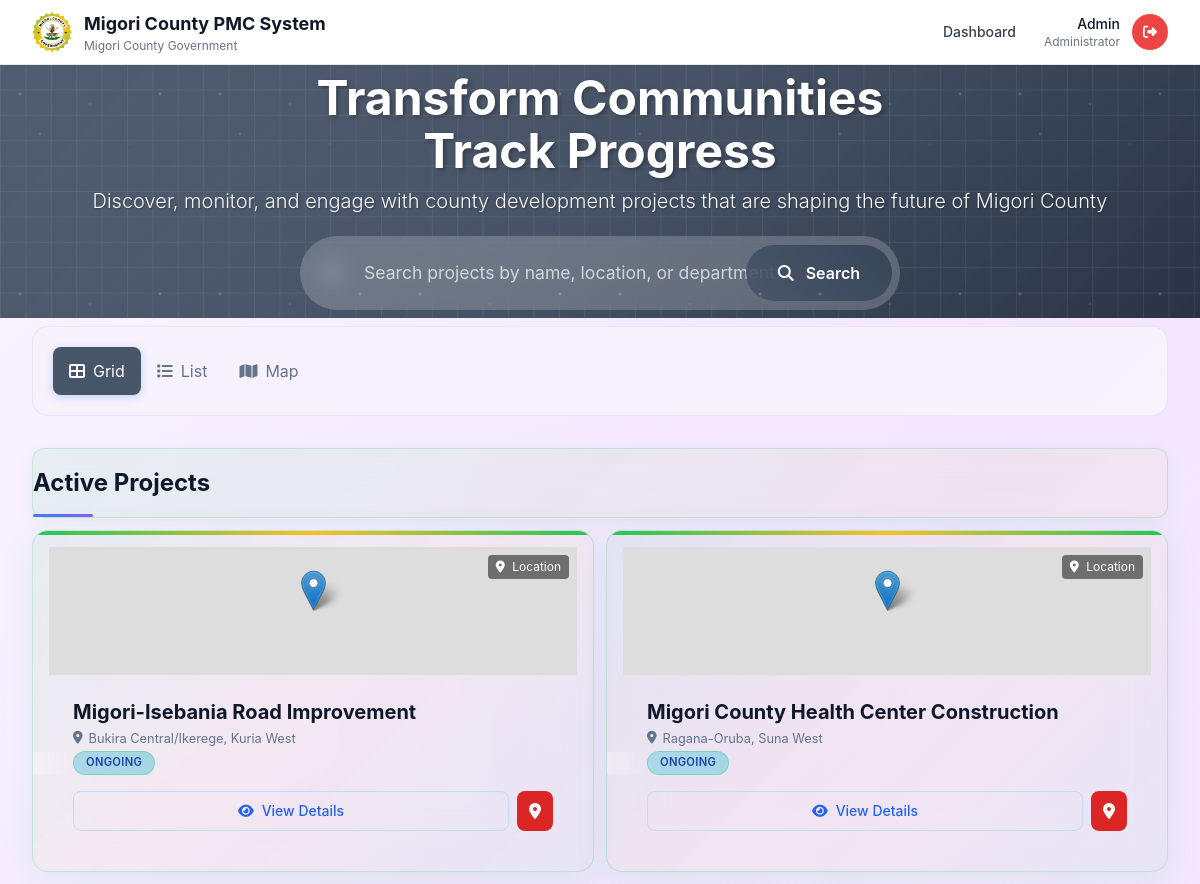
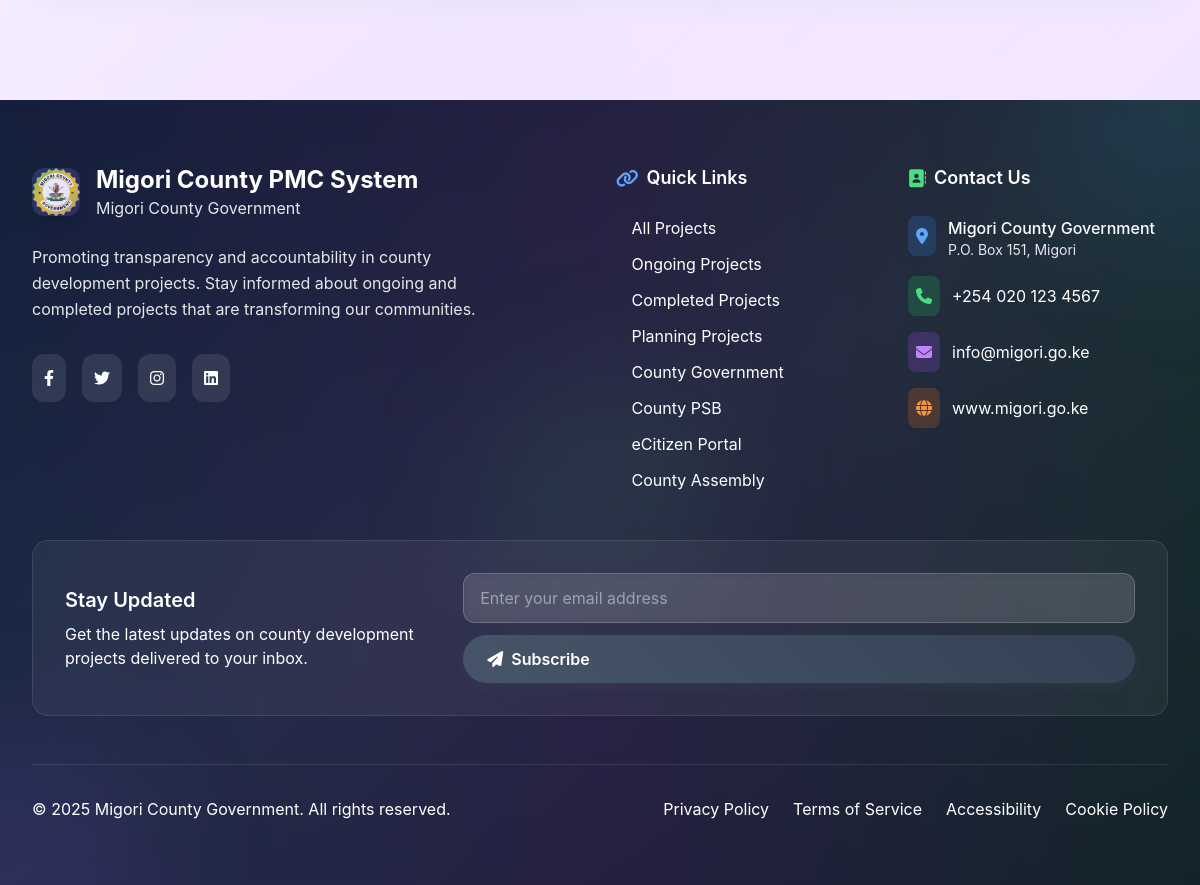
/ (signed in), run on the app's committed database (2 pictures, top to bottom).
### tables this page shows
CREATE TABLE `projects` (
  `id` int(11) NOT NULL,
  `project_name` varchar(255) NOT NULL,
  `description` text DEFAULT NULL,
  `department_id` int(11) NOT NULL,
  `project_year` int(11) NOT NULL,
  `county_id` int(11) NOT NULL,
  `sub_county_id` int(11) NOT NULL,
  `ward_id` int(11) NOT NULL,
  `location_address` text DEFAULT NULL,
  `location_coordinates` varchar(100) DEFAULT NULL,
  `start_date` date DEFAULT NULL,
  `expected_completion_date` date DEFAULT NULL,
  `actual_completion_date` date DEFAULT NULL,
  `contractor_name` varchar(255) DEFAULT NULL,
  `contractor_contact` varchar(100) DEFAULT NULL,
  `status` enum('planning','ongoing','completed','suspended','cancelled') NOT NULL DEFAULT 'planning',
  `visibility` enum('private','published') DEFAULT 'private',
  `step_status` enum('awaiting','running','completed') DEFAULT 'awaiting',
  `progress_percentage` decimal(5,2) DEFAULT 0.00,
  `total_steps` int(11) DEFAULT 0,
  `completed_steps` int(11) DEFAULT 0,
  `created_by` int(11) DEFAULT NULL,
  `created_at` timestamp NOT NULL DEFAULT current_timestamp(),
  `updated_at` timestamp NOT NULL DEFAULT current_timestamp() ON UPDATE current_timestamp(),
  `average_rating` decimal(3,2) DEFAULT 5.00,
  `total_ratings` int(11) DEFAULT 0,
  `allocated_budget` decimal(15,2) DEFAULT 0.00,
  `spent_budget` decimal(15,2) DEFAULT 0.00,
  `budget_status` enum('not_allocated','allocated','overspent') DEFAULT 'not_allocated',
  `total_budget` decimal(15,2) DEFAULT NULL,
  `last_step_milestone` int(11) DEFAULT 0,
  `last_financial_milestone` int(11) DEFAULT 0
);

CREATE TABLE `wards` (
  `id` int(11) NOT NULL,
  `name` varchar(100) NOT NULL,
  `sub_county_id` int(11) NOT NULL,
  `created_at` timestamp NOT NULL DEFAULT current_timestamp(),
  `created_by` int(11) DEFAULT NULL,
  `updated_at` timestamp NOT NULL DEFAULT current_timestamp() ON UPDATE current_timestamp(),
  `modified_by` int(11) DEFAULT NULL,
  `modified_at` timestamp NULL DEFAULT NULL
);

CREATE TABLE `sub_counties` (
  `id` int(11) NOT NULL,
  `name` varchar(100) NOT NULL,
  `county_id` int(11) NOT NULL,
  `created_at` timestamp NOT NULL DEFAULT current_timestamp(),
  `created_by` int(11) DEFAULT NULL,
  `updated_at` timestamp NOT NULL DEFAULT current_timestamp() ON UPDATE current_timestamp(),
  `modified_by` int(11) DEFAULT NULL,
  `modified_at` timestamp NULL DEFAULT NULL
);

### includes/functions.php (called while the page is built, shortened)
<?php
function generate_project_url($project_id, $project_title) {
    $slug = strtolower(trim($project_title));
    $slug = preg_replace('/[^a-z0-9-]/', '-', $slug);
    $slug = preg_replace('/-+/', '-', $slug);
    $slug = trim($slug, '-');
    return BASE_URL . "projectDetails/{$project_id}/{$slug}/";
}

### index.php (the view, shortened to what this page needs)
<?php
require_once 'includes/functions.php';
$search_query = $_GET['search'] ?? '';
$status_filter = $_GET['status'] ?? '';
function get_projects_by_status($status, $search_query = '', $limit = 6, $offset = 0) {
    global $pdo;
    $sql = "SELECT p.*, d.name as department_name, w.name as ward_name,
                   sc.name as sub_county_name, c.name as county_name
            FROM projects p
            JOIN departments d ON p.department_id = d.id
            JOIN wards w ON p.ward_id = w.id
            JOIN sub_counties sc ON p.sub_county_id = sc.id
            JOIN counties c ON p.county_id = c.id
            WHERE p.visibility = 'published' AND p.status = ?";
    $params = [$status];
    $sql .= " ORDER BY p.created_at DESC LIMIT ? OFFSET ?";
    $params[] = $limit;
    $params[] = $offset;
    $stmt = $pdo->prepare($sql);
    $stmt->execute($params);
    return $stmt->fetchAll();
}
function get_projects_count_by_status($status, $search_query = '') {
    global $pdo;
    $sql = "SELECT COUNT(*) FROM projects p
            JOIN departments d ON p.department_id = d.id
            JOIN wards w ON p.ward_id = w.id
            JOIN sub_counties sc ON p.sub_county_id = sc.id
            JOIN counties c ON p.county_id = c.id
            WHERE p.visibility = 'published' AND p.status = ?";
    $params = [$status];
    $stmt = $pdo->prepare($sql);
    $stmt->execute($params);
    return $stmt->fetchColumn();
}
$items_per_page = 6;
$ongoing_page = max(1, (int)($_GET['ongoing_page'] ?? 1));
$completed_page = max(1, (int)($_GET['completed_page'] ?? 1));
$planning_page = max(1, (int)($_GET['planning_page'] ?? 1));
$ongoing_offset = ($ongoing_page - 1) * $items_per_page;
$completed_offset = ($completed_page - 1) * $items_per_page;
$planning_offset = ($planning_page - 1) * $items_per_page;
if ($status_filter) {
    $ongoing_projects = $status_filter === 'ongoing' ? get_projects_by_status('ongoing', $search_query, $items_per_page, $ongoing_offset) : [];
    $completed_projects = $status_filter === 'completed' ? get_projects_by_status('completed', $search_query, $items_per_page, $completed_offset) : [];
    $planning_projects = $status_filter === 'planning' ? get_projects_by_status('planning', $search_query, $items_per_page, $planning_offset) : [];
    $total_ongoing = $status_filter === 'ongoing' ? get_projects_count_by_status('ongoing', $search_query) : 0;
    $total_completed = $status_filter === 'completed' ? get_projects_count_by_status('completed', $search_query) : 0;
    $total_planning = $status_filter === 'planning' ? get_projects_count_by_status('planning', $search_query) : 0;
} else {
    $ongoing_projects = get_projects_by_status('ongoing', $search_query, $items_per_page, $ongoing_offset);
}
include 'includes/header.php';
?>
<link rel="stylesheet" href="https://unpkg.com/leaflet@1.9.4/dist/leaflet.css"/>
<div class="animated-bg"></div>
<section class="hero-modern">
    <div class="max-w-7xl mx-auto px-4 sm:px-6 lg:px-8">
        <div class="hero-content">
            <h1 class="hero-title text-white">
                Transform Communities
                <br>
                Track Progress
            </h1>
            <p class="hero-subtitle text-white">
                Discover, monitor, and engage with county development projects
                that are shaping the future of Migori County
            </p>
            <div class="search-modern">
                <form method="GET" action="index" class="relative">
                    <i class="fas fa-search search-icon"></i>
                    <input type="text" name="search" value="<?php echo htmlspecialchars($search_query); ?>"
                           placeholder="Search projects by name, location, or department..."
                           class="search-input">
                    <button type="submit" class="search-btn">
                        <i class="fas fa-search mr-2"></i>
                        Search
                    </button>
                </form>
            </div>
        </div>
    </div>
</section>
<section class="py-2 relative z-10">
    <div class="max-w-7xl mx-auto px-4 sm:px-6 lg:px-8">
        <div class="filter-section-modern">
            <div class="filter-grid-modern">
                <div class="view-toggle-modern">
                    <button id="gridView" onclick="switchView('grid')" class="view-btn-modern active">
                        <i class="fas fa-th-large"></i>
                        <span>Grid</span>
                    </button>
                    <button id="listView" onclick="switchView('list')" class="view-btn-modern">
                        <i class="fas fa-list"></i>
                        <span>List</span>
                    </button>
                    <button id="mapView" onclick="switchView('map')" class="view-btn-modern">
                        <i class="fas fa-map"></i>
                        <span>Map</span>
                    </button>
                </div>
            </div>
        </div>
    </div>
</section>
<main class="max-w-7xl mx-auto px-4 sm:px-6 lg:px-8 pb-4 relative z-10">
    <section id="gridContainer">
        <?php if (!empty($ongoing_projects)): ?>
        <div class="mb-4 fade-in-up">
            <div class="category-header-modern">
                <div class="category-title-modern">
                    Active Projects
                </div>
            </div>
            <div class="grid-modern">
                <?php foreach ($ongoing_projects as $index => $project): ?>
                    <div class="project-card-modern fade-in-up" style="--stagger-delay: <?php echo $index * 0.1; ?>s">
                        <?php if (!empty($project['location_coordinates'])): ?>
                            <div class="h-32 bg-gray-200 relative cursor-pointer" onclick="window.location.href='<?php echo BASE_URL; ?>projectDetails/<?php echo $project['id']; ?>'">
                                <div id="map-preview-<?php echo $project['id']; ?>" class="w-full h-full"></div>
                                <div class="absolute top-2 right-2 bg-black bg-opacity-50 text-white px-2 py-1 rounded text-xs">
                                    <i class="fas fa-map-marker-alt mr-1"></i>
                                    Location
                                </div>
                            </div>
                        <?php endif; ?>
                        <div class="p-6">
                            <div class="project-header">
                                <div>
                                    <h3 class="project-title"><?php echo htmlspecialchars($project['project_name']); ?></h3>
                                    <div class="project-location">
                                        <i class="fas fa-map-marker-alt"></i>
                                        <?php echo htmlspecialchars($project['ward_name'] . ', ' . $project['sub_county_name']); ?>
                                    </div>
                                </div>
                                <span class="status-badge-modern status-ongoing">
                                    Ongoing
                                </span>
                            </div>
                            <div class="flex gap-2 mt-4">
                                <a href="<?php echo generate_project_url($project['id'], $project['project_name']); ?>"
                                class="text-blue-600 hover:text-blue-800 font-medium text-sm transition-colors duration-200 flex items-center justify-center flex-1 px-4 py-2 border border-blue-200 rounded-lg hover:bg-blue-50">
                                    <i class="fas fa-eye mr-2"></i>
                                    View Details
                                </a>
                                <?php
                                $maps_url = '';
                                if (!empty($project['location_coordinates'])) {
                                    $coords = trim($project['location_coordinates']);
                                    if (strpos($coords, '[') === 0) {
                                        $coords_array = json_decode($coords, true);
                                        if (is_array($coords_array) && count($coords_array) === 2) {
                                            $lat = floatval($coords_array[0]);
                                            $lng = floatval($coords_array[1]);
                                            if (!empty($lat) && !empty($lng)) {
                                                $maps_url = 'https://www.google.com/maps?q=' . $lat . ',' . $lng;
                                            }
                                        }
                                    }
                                    elseif (preg_match('/^-?\d+\.?\d*\s*,\s*-?\d+\.?\d*$/', $coords)) {
                                        $coords_clean = preg_replace('/\s+/', '', $coords);
                                        $maps_url = 'https://www.google.com/maps?q=' . urlencode($coords_clean);
                                    }
                                }
                                ?>
                                <a href="<?php echo htmlspecialchars($maps_url); ?>"
                                target="_blank"
                                rel="noopener noreferrer"
                                class="bg-red-600 text-white py-2 px-3 rounded-lg hover:bg-red-700 transition-colors"
                                title="View on Google Maps">
                                    <i class="fas fa-map-marker-alt"></i>
                                </a>
                            </div>
                        </div>
                    </div>
                <?php endforeach; ?>
            </div>
        </div>
        <?php endif; ?>
    </section>
</main>
<?php include 'includes/footer.php'; ?>

### data on the page
projects: project_name "Migori-Isebania Road Improvement", ward.name "Bukira Central/Ikerege, Kuria West"
projects: project_name "Migori County Health Center Construction", ward.name "Ragana-Oruba, Suna West"

### other printed values
APP_NAME "Migori County PMC System"
$_SESSION['admin_name'] "Admin"
